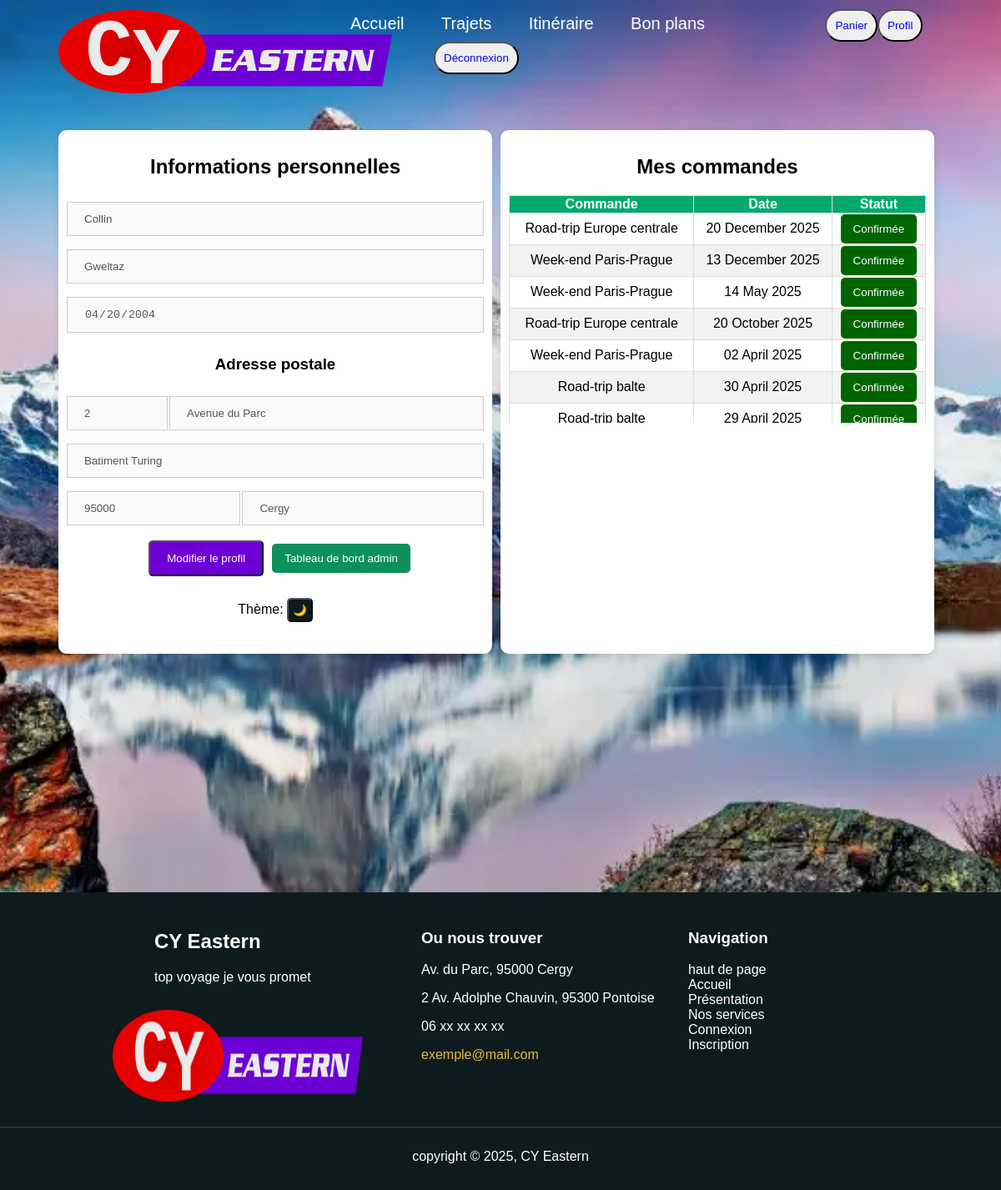
Before: /profil.php (signed in) with the older database file.
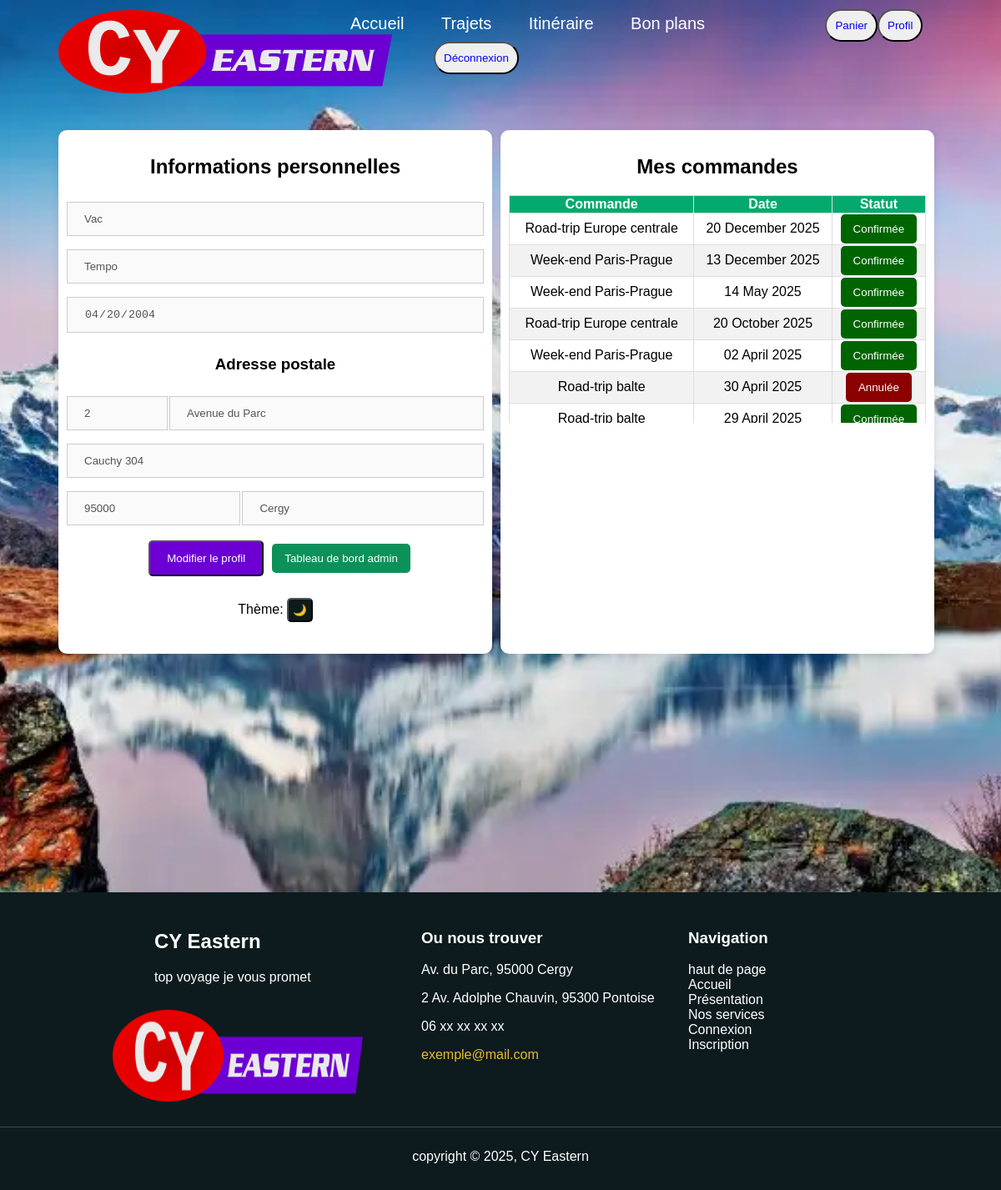
After: the same page with the newer database file.
### tables this page shows
CREATE TABLE `commandes` (
  `id` int(11) NOT NULL,
  `idCompte` int(11) NOT NULL,
  `idVoyage` int(11) NOT NULL,
  `nVoyageurs` int(11) NOT NULL,
  `debut` date NOT NULL,
  `total` int(11) NOT NULL,
  `paye` tinyint(1) NOT NULL COMMENT '0 à régler, 1 payé, 2 annulée',
  `creation` timestamp NOT NULL DEFAULT current_timestamp()
);

CREATE TABLE `voyage` (
  `id` int(11) NOT NULL,
  `titre` varchar(39) NOT NULL,
  `duree` tinyint(4) NOT NULL,
  `etapes` tinyint(4) NOT NULL,
  `transport` varchar(24) NOT NULL,
  `maxi` tinyint(4) NOT NULL,
  `prix` smallint(6) NOT NULL,
  `statut` tinyint(1) NOT NULL,
  `description` text NOT NULL
);

### api/linkDB.php (called while the page is built, shortened)
<?php
$linkDB = mysqli_connect("mariadb","valerie","meilleursite2025","clickjourney");
$voyageQuery = "SELECT * FROM voyage ORDER BY id";
$voyageResult = mysqli_query($linkDB, $voyageQuery);
$voyage = array();
while ($row = mysqli_fetch_assoc($voyageResult)) {
    $voyage[$row['id']] = $row;
}
$commandes = array();
if(isset($_SESSION['id'])) {
    $commandesQuery = "SELECT * FROM commandes WHERE idCompte='{$_SESSION['id']}'";
    $commandesResult = mysqli_query($linkDB, $commandesQuery);
    while ($row = mysqli_fetch_assoc($commandesResult)) {
        $commandes[$row['id']] = $row;
    }
}

### profil.php (the view, shortened to what the changed rows need)
<?php
include 'api/linkDB.php';
?>
<?php
$theme = $_COOKIE['theme'] ?? 'style';
$fiche = ($theme === 'sombre') ? 'sombre.css' : 'style.css';
?>
<!DOCTYPE html>
<html lang="fr">
<head>
    <link id="css" rel="stylesheet" type="text/css" href="<?= htmlspecialchars($fiche)?>">
</head>
<body id="haut">
<div>
    <div class="section_accueil">
        <section class="profil">
            <div class="profil-elmt">
                <form method="POST">
                    <h1>Informations personnelles</h1>
                    <label for="nom">
                        <input type="text" autocomplete="off" placeholder="Nom" name="nom"
                               value="<?php echo htmlspecialchars($_SESSION['nom']); ?>" required disabled>
                    </label>
                    <label>
                        <input type="text" placeholder="Prénom" name="prenom" value="<?php echo htmlspecialchars($_SESSION['prenom']); ?>"
                               required disabled>
                    </label>
                    <label>
                        <input type="date" placeholder="Date de naissance" name="naissance" <?php
                        if ($_SESSION["naissance"] != "1879-10-26") {
                            echo 'value="' . htmlspecialchars($_SESSION["naissance"]) . '"';
                        } ?> required disabled>
                    </label>
                    <h3>Adresse postale</h3>
                    <div class="rue">
                        <input type="number" autocomplete="off" placeholder="N°" name="numero"
                               value="<?php echo htmlspecialchars($_SESSION['numero']); ?>" disabled>
                        <input type="text" placeholder="Rue" name="rue" value="<?php echo htmlspecialchars($_SESSION['rue']); ?>" required disabled>
                    </div>
                    <input type="text" placeholder="Complément d'adresse" name="complement"
                           value="<?php echo htmlspecialchars($_SESSION['complement']); ?>" disabled>
                    <div class="rue">
                        <input type="number" autocomplete="off" placeholder="Code postal" name="codePostal"
                               value="<?php echo htmlspecialchars($_SESSION['codePostal']); ?>" required disabled>
                        <input type="text" placeholder="Commune" name="commune"
                               value="<?php echo htmlspecialchars($_SESSION['commune']); ?>" required disabled>
                    </div>
                    <div class="bouton-array">
                        <button id="modif" class="btn-telechargement" type="button" onclick="modifProfil()">Modifier le profil</button>
                        <?php if ($_SESSION['role'] == 0) {
                            echo '<button class="admin-btn"><a href="admin.php">Tableau de bord admin</a></button>';
                        }; ?>
                    </div>
                </form>
            </div>
        </section>
        <section class="profil">
            <div class="profil-elmt">
                <h1>Mes commandes</h1>
                <div class="liste-commandes">
                    <table class="tableau-commandes">
                        <thead>
                        <tr>
                           <th>Commande</th>
                            <th>Date</th>
                            <th>Statut</th>
                        </tr>
                        </thead>
                    <?php
                    if(isset($commandes[0])) {
                        echo "<tr><td colspan='3' style='text-align: left'>Aucune commande</td></tr>";
                    } else {
                        foreach ($commandes as $commande) {
                            $creation = new DateTime($commande['debut']);
                            echo "<tr><td>" . htmlspecialchars($voyage[$commande['idVoyage']]['titre']) . "</td><td>" . date('d F Y', $creation->getTimestamp()) . "</td>";
                            if ($commande['paye'] == 1) {
                                echo '<td><button class="commandeconfirmee"><a >Confirmée</a></button></td></tr>';
                            } else if($commande["paye"] == 2) {
                                echo '<td><button class="commandecancel"><a>Annulée</a></button></td></tr>';
                            } else {
                                echo '<td><button class="commandeimpayee"><a  href="recapitulatif.php?commande=' . $commande['id'] . '">A régler</a></button></td></tr>';
                            }
                        }
                    }   ?>
                    </table>
                </div>
            </div>
        </section>
    </div>
    <footer>
        <div class="contenu">
            <div class="logo">
                <h2>CY Eastern</h2>
            </div>
        </div>
    </footer>
</body>
</html>

Changed rows visible on the page:
changed commandes "30 April 2025": paye "Confirmée" → "Annulée"
Other visible differences:
form field nom: "Collin" → "Vac"
form field prenom: "Gweltaz" → "Tempo"
form field complement: "Batiment Turing" → "Cauchy 304"
